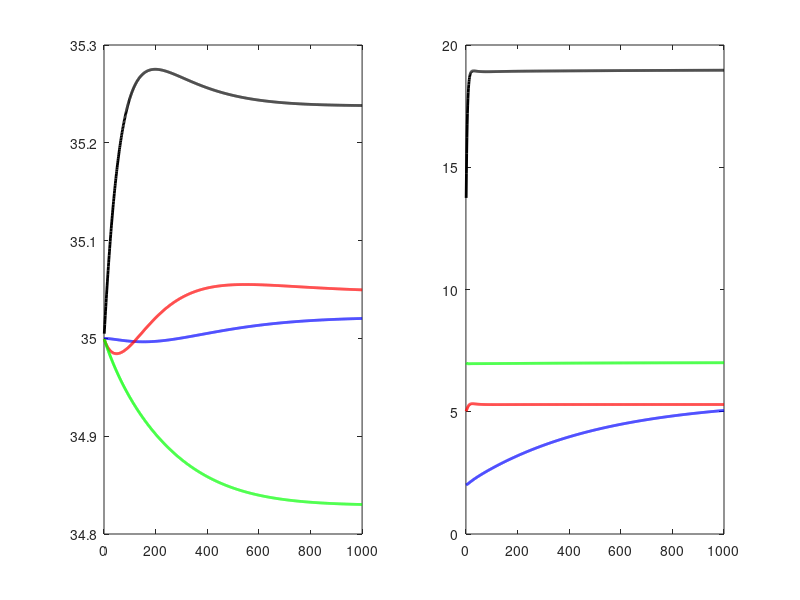

MATLAB code for this plot:
clear all
% Ehlert and Leverman 2014;
% Mechanism for potential strengthening of Atlantic overturning prior to collapse
% temperature evolution equations
tempevl=true;
% Table 1
C1 = 0.1; %nondimensional coeff for MOC transport
m3s2Sv = 1; %1e-6; 
grav = 9.81; %m2/s

H = 4000; %in m ; Average depth of Atlantic Ocean basin
B = 1e7; % in m ; Average width of Atlantic Ocean
LN = 3.34*1e6; %in m ; Meridional extend of the northen box
LU = 8.9*1e6;  %in m ; Meridional extend of the tropical box
LS = 3.34*1e6; %in m ; Meridional extend of the southern box

rho0 = 1027; %kgm-3
S0 = 35; % psu ; Average salinity of Atlantic Ocean
LyN = 1.5*1e6; % Meridional extend of the northen outcropping
A_GM = 1000; %m2/s GM thickness diffusivity
kappa = 4e-5; %m2/s Background vertical diffusivity
alpha_T = 2.1e-4; % 1/C thermal coefficient
alphaT = alpha_T*rho0;
beta_S = 8e-4; % 1/psu haline coefficient
betaS = beta_S*rho0;

f0 = 7.5e-5; %1/s
fbeta = 2e-11; % 1/s
tau = 0.1; %Nm-2 = kgm-1s-2
Cgm = (1-exp(-tau/0.02)); % it can be 1 for simplivity
FN = 0.1*1e6; % Sv ; Northern meridional freshwater transport
FS = 0.1*1e6; %Sv ; Southern meridional freshwater transport
TN = 5;
TS = 7;
TU = 12.5; %12.5;
TD = 2; 
gammau = 1/(5*365*86400); % 5 years
gamman = 1/(5*365*86400); % 5 years
gammas = 1/(5*365*86400); % 5 years
TUrelax = 20;
TNrelax = 5;
TSrelax = 7;

SN=35; % initial conditions
SU=35; % initial conditions
SS=35; % initial conditions
SD=35; % initial conditions

H_pyc=500; % initial conditions
VU = LU*B*H_pyc;
VN = LN*B*H;
VS = LS*B*H;
VD = LU*B*(H-H_pyc);
	
yearinsec = 360*86400; % 1 year in sec
deltat = 15*86400; %30 days to sec
time = 0;
iind = 1;
% time step
for ind=1:24000
    delta_rho = rho0*(beta_S*(SN-SU)-alpha_T*(TN-TU));
    delta_rho_SO = rho0*(beta_S*(SS-SU)-alpha_T*(TS-TU));
    delta_rho_D = rho0*(beta_S*(SN-SD)-alpha_T*(TN-TD));
    % phi_Moc
    phi_N = (C1*grav*delta_rho*H_pyc*H_pyc/(rho0*fbeta*LyN));
    % phi_Up
    phi_Up = (LU*B*kappa/H_pyc);
    % phi_Ek
    phi_Ek = (B*tau/(f0*rho0));
    % phi_GM
    phi_GM = Cgm*(B*A_GM*(delta_rho_SO/rho0)*H_pyc/H); 
    % new pycnocline depth
    H_pyc_new = H_pyc + (deltat/(B*LU))*(phi_Up+phi_Ek-phi_GM-phi_N);
    % Volume*Salt terms
    VUSU=VU*SU;
    VNSN=VN*SN;
    VSSS=VS*SS;
    VDSD=VD*SD;
    if(tempevl)
      % Volume*Temp terms
      VUTU=VU*TU;
      VNTN=VN*TN;
      VSTS=VS*TS;
      VDTD=VD*TD;
    end
    % New volume salt terms
    VUSUnew = VUSU + deltat*(phi_Up*SD+phi_Ek*SS-SU*(phi_N+phi_GM)+S0*(FN+FS));
    VNSNnew = VNSN + deltat*(phi_N*(SU-SN)-S0*FN);
    VSSSnew = VSSS + deltat*(phi_Ek*(SD-SS)+phi_GM*(SU-SS)-S0*FS);
    VDSDnew = VDSD + deltat*(phi_N*SN+phi_GM*SS-SD*(phi_Up+phi_Ek));
    if(tempevl)
      % New volume temp terms
      VUTUnew = VUTU + deltat*(phi_Up*TD+phi_Ek*TS-TU*(phi_N+phi_GM)+gammau*VU*(TUrelax-TU));
      VNTNnew = VNTN + deltat*(phi_N*(TU-TN)+gamman*VN*(TNrelax-TN));
      VSTSnew = VSTS + deltat*(phi_Ek*(TD-TS)+phi_GM*(TU-TS)+gammas*VS*(TSrelax-TS));
      VDTDnew = VDTD + deltat*(phi_N*TN+phi_GM*TS-TD*(phi_Up+phi_Ek));
    end
    %update values
    H_pyc = H_pyc_new;
    VUSU = VUSUnew;
    VNSN = VNSNnew;    
    VSSS = VSSSnew;    
    VDSD = VDSDnew;
    VDSD = VDSDnew;
    if(tempevl)
       VUTU = VUTUnew;
       VNTN = VNTNnew;
       VSTS = VSTSnew;
       VDTD = VDTDnew;
    end
    VU = LU*B*H_pyc;
    VN = LN*B*H;
    VS = LS*B*H;
    VD = LU*B*(H-H_pyc);
    SU=VUSU/VU;
    SN=VNSN/VN;
    SS=VSSS/VS;
    SD=VDSD/VD;
    if(tempevl)
       TU = VUTU/VU;
       TN = VNTN/VN;
       TS = VSTS/VS;
       TD = VDTD/VD;
    end
    % time series
    time=time+deltat;
    if(mod(time,yearinsec)==0)
      HUtime(iind) = H_pyc;
      TrN(iind) = phi_N;
      TrW(iind) = phi_Ek;
      TrE(iind) = phi_GM;
      TrU(iind) = phi_Up;
      SUtime(iind) = SU;
      SNtime(iind) = SN;
      SStime(iind) = SS;
      SDtime(iind) = SD;      
      if(tempevl)
        TUtime(iind) = TU;
        TNtime(iind) = TN;
        TStime(iind) = TS;
        TDtime(iind) = TD;
      end
      iind = iind+1;
    end
end   
if (tempevl)
	subplot(1,2,1)
	plot(SUtime,'k','linewidth',2)
	hold on
	plot(SDtime,'b','linewidth',2)
	plot(SNtime,'r','linewidth',2)
	plot(SStime,'g','linewidth',2)
	subplot(1,2,2)
	plot(TUtime,'k','linewidth',2)
	hold on
	plot(TDtime,'b','linewidth',2)
	plot(TNtime,'r','linewidth',2)
	plot(TStime,'g','linewidth',2)
else
	plot(SUtime,'k','linewidth',2)
	hold on
	plot(SDtime,'b','linewidth',2)
	plot(SNtime,'r','linewidth',2)
	plot(SStime,'g','linewidth',2)
end